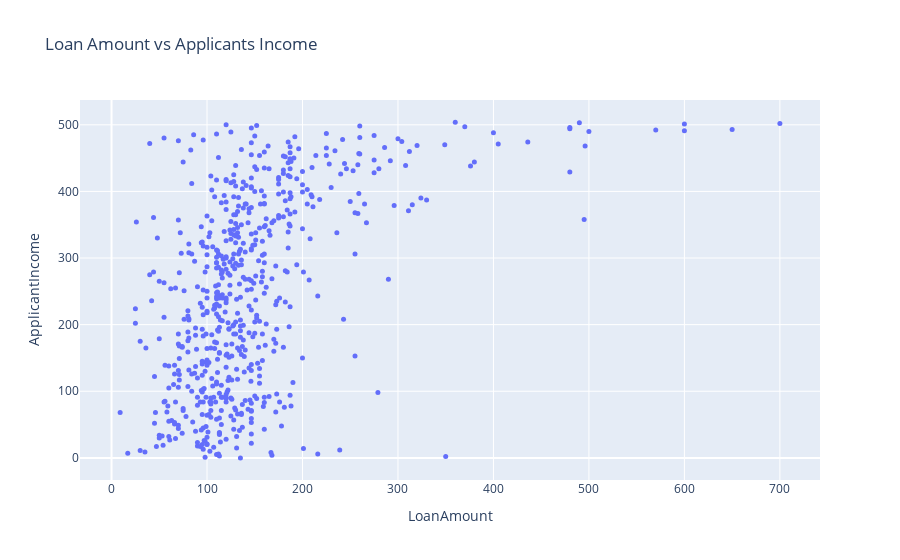

Notebook cell for this chart:
### Code cell
fig = px.scatter(loan_data, x='LoanAmount', y='ApplicantIncome', title='Loan Amount vs Applicants Income')
fig.update_traces(marker_size=5)
fig.show()

### Figure 1 — Plotly figure (JSON) as saved in the notebook; plotly's stock layout.template omitted (floating-point values rounded to 4 significant figures; data arrays with more than 128 entries replaced by an {"elided": "..."} marker saying what was removed)
{"data": [{"hovertemplate": "LoanAmount=%{x}<br>ApplicantIncome=%{y}<extra></extra>", "legendgroup": "", "marker": {"color": "#636efa", "size": 5, "symbol": "circle"}, "mode": "markers", "name": "", "orientation": "v", "showlegend": false, "type": "scatter", "x": {"elided": "614 float values"}, "xaxis": "x", "y": {"elided": "614 int values"}, "yaxis": "y"}], "layout": {"legend": {"tracegroupgap": 0}, "title": {"text": "Loan Amount vs Applicants Income"}, "xaxis": {"anchor": "y", "domain": [0, 1], "title": {"text": "LoanAmount"}}, "yaxis": {"anchor": "x", "domain": [0, 1], "title": {"text": "ApplicantIncome"}}}}
